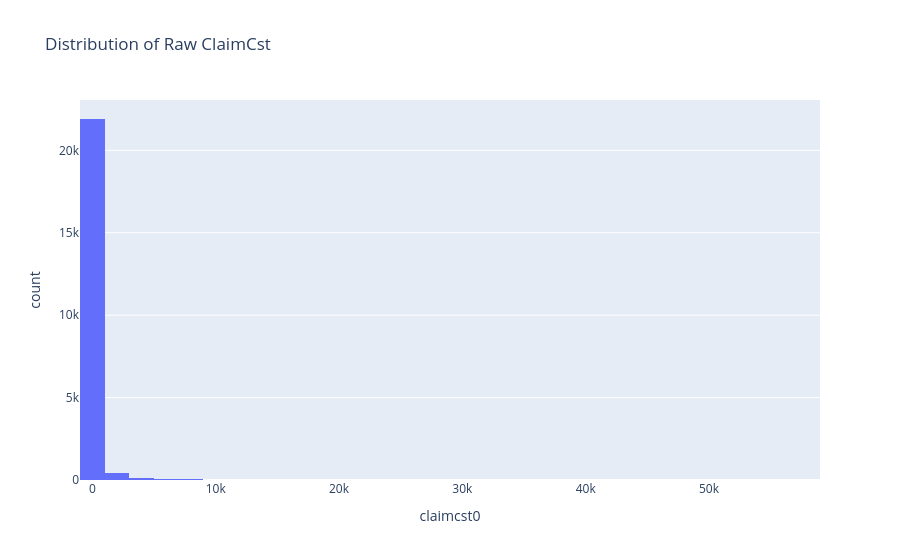

Write notebook code for a chart like this one.
### Code cell
#df['claimcst0'].hist(bins=50)
fig = px.histogram(data_frame=df, x= df['claimcst0'], nbins= 50, title = "Distribution of Raw ClaimCst")
fig.show()

### Figure 1 — Plotly figure (JSON) as saved in the notebook; plotly's stock layout.template omitted (floating-point values rounded to 4 significant figures; data arrays with more than 128 entries replaced by an {"elided": "..."} marker saying what was removed)
{"data": [{"bingroup": "x", "hovertemplate": "claimcst0=%{x}<br>count=%{y}<extra></extra>", "legendgroup": "", "marker": {"color": "#636efa", "pattern": {"shape": ""}}, "name": "", "nbinsx": 50, "orientation": "v", "showlegend": false, "type": "histogram", "x": {"elided": "22619 float values"}, "xaxis": "x", "yaxis": "y"}], "layout": {"barmode": "relative", "legend": {"tracegroupgap": 0}, "title": {"text": "Distribution of Raw ClaimCst"}, "xaxis": {"anchor": "y", "domain": [0, 1], "title": {"text": "claimcst0"}}, "yaxis": {"anchor": "x", "domain": [0, 1], "title": {"text": "count"}}}}
